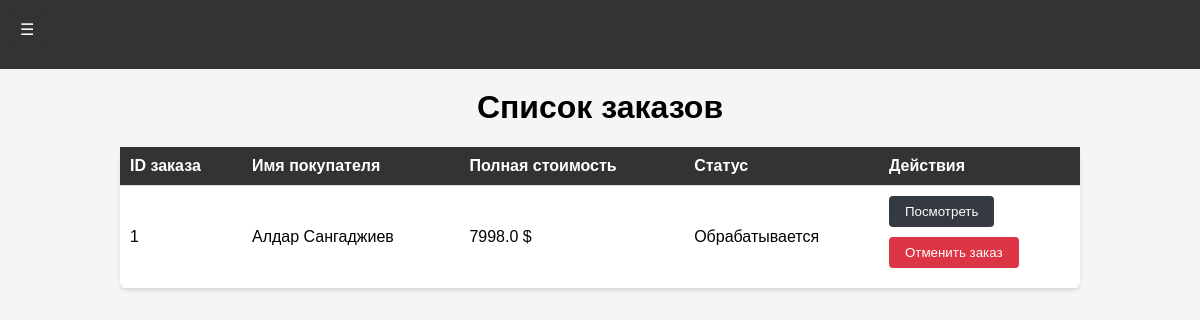
Screenshot of /orders (signed in) with the database file from the repository.
### app/models.py (models this page shows)
class Order(db.Model):
    id = db.Column(db.Integer, primary_key=True)
    user_id = db.Column(db.Integer, db.ForeignKey('user.id'), nullable=False)
    customer_name = db.Column(db.String(100), nullable=False)
    customer_address = db.Column(db.Text, nullable=False)
    payment_method = db.Column(db.String(50), nullable=False)
    created_at = db.Column(db.DateTime, default=db.func.now())
    status = db.Column(db.String(50), default='Обрабатывается')
    order_items = db.relationship('OrderItem', backref='order', lazy='dynamic')
    user = db.relationship('User', back_populates='orders')
    @property
    def total_amount(self):
        total = 0
        for item in self.order_items:
            total += item.product.price
        return total

class Product(db.Model):
    id = db.Column(db.Integer, primary_key=True)
    name = db.Column(db.String(100), nullable=False)
    description = db.Column(db.Text, nullable=False)
    price = db.Column(db.Float, nullable=False)
    category_id = db.Column(db.Integer, db.ForeignKey('category.id'), nullable=False)
    category = db.relationship('Category', backref=db.backref('products', lazy='dynamic'))
    brand_id = db.Column(db.Integer, db.ForeignKey('brand.id'), nullable=False)
    brand = db.relationship('Brand', backref=db.backref('products', lazy='dynamic'))
    image = db.Column(db.String(100), nullable=False)

### app/routes.py (the view)
@app.route('/orders')
@login_required
def order_list():
    cart_count = len(session.get('cart', []))
    orders = current_user.orders  # Получаем заказы текущего пользователя
    return render_template('order_list.html', orders=orders, cart_count= cart_count)

### app/routes.py (called while the page is built)
@login_manager.user_loader
def load_user(user_id):
    return User.query.get(int(user_id))

### app/templates/order_list.html (shortened to what this page needs)
<!DOCTYPE html>
<html lang="ru">
<head>
    <link rel="stylesheet" href="{{ url_for('static', filename='css/styles.css') }}">
</head>
<body>
    <nav>
       <div class="dropdown">
           <button class="dropbtn">&#9776;</button>
       </div>
   </nav>
    <h1>Список заказов</h1>
    <table>
        <thead>
        <tr>
            <th>ID заказа</th>
            <th>Имя покупателя</th>
            <th>Полная стоимость</th>
            <th>Статус</th>
            <th>Действия</th>
        </tr>
        </thead>
        <tbody>
        {% for order in orders %}
        <tr>
            <td>{{ order.id }}</td>
            <td>{{ order.customer_name }}</td>
            <td>{{ order.total_amount }} $</td>
            <td>{{ order.status }}</td>
            <td>
                <form action="{{ url_for('order_details', order_id=order.id) }}" method="get">
                    <button type="submit" class="btn-primary">Посмотреть</button>
                </form>
                <form action="{{ url_for('cancel_order', order_id=order.id) }}" method="post">
                    <button type="submit" class="btn-danger">Отменить заказ</button>
                </form>
            </td>
        </tr>
        {% endfor %}
        </tbody>
    </table>
</body>
</html>

### app/static/css/styles.css (style rules this page uses)
body { font-family: Arial, sans-serif; margin: 0; padding: 0; background-color: #f5f5f5; }
nav { background-color: #333; color: #fff; padding: 10px; }
h1 { text-align: center; }
table { width: 80%; margin: 0 auto; border-collapse: collapse; background-color: #fff; border-radius: 8px; box-shadow: 0 2px 4px rgba(0, 0, 0, 0.1); }
th, td { padding: 10px; border-bottom: 1px solid #ddd; }
th { background-color: #333; color: #fff; text-align: left; }
th:first-child, td:first-child { border-left: none; }
th:last-child, td:last-child { border-right: none; }
button { padding: 5px 10px; border: none; border-radius: 5px; background-color: #4CAF50; color: white; cursor: pointer; }
.btn-danger { background-color: #dc3545; color: #fff; padding: 8px 16px; border: none; border-radius: 4px; cursor: pointer; text-decoration: none; transition: background-color 0.3s; }
html { box-sizing: border-box; -webkit-font-smoothing: antialiased; }
.dropdown { position: relative; display: inline-block; }
.dropbtn { background-color: #333; color: white; padding: 10px; font-size: 16px; border: none; cursor: pointer; }
h1 { text-align: center; margin-top: 20px; }

### app/templates/order_list.html (style rules this page uses)
body { font-family: Arial, sans-serif; margin: 0; padding: 0; background-color: #f5f5f5; }
nav { background-color: #333; color: #fff; padding: 10px; }
h1 { text-align: center; margin-top: 20px; }
button { margin-bottom: 10px; }
.btn-primary { background-color: #343a40; color: #fff; padding: 8px 16px; border: none; border-radius: 4px; cursor: pointer; text-decoration: none; transition: background-color 0.3s; }

### rows the page displays
Order: id "1", customer_name "Алдар Сангаджиев", total_amount "7998.0", status "Обрабатывается"
